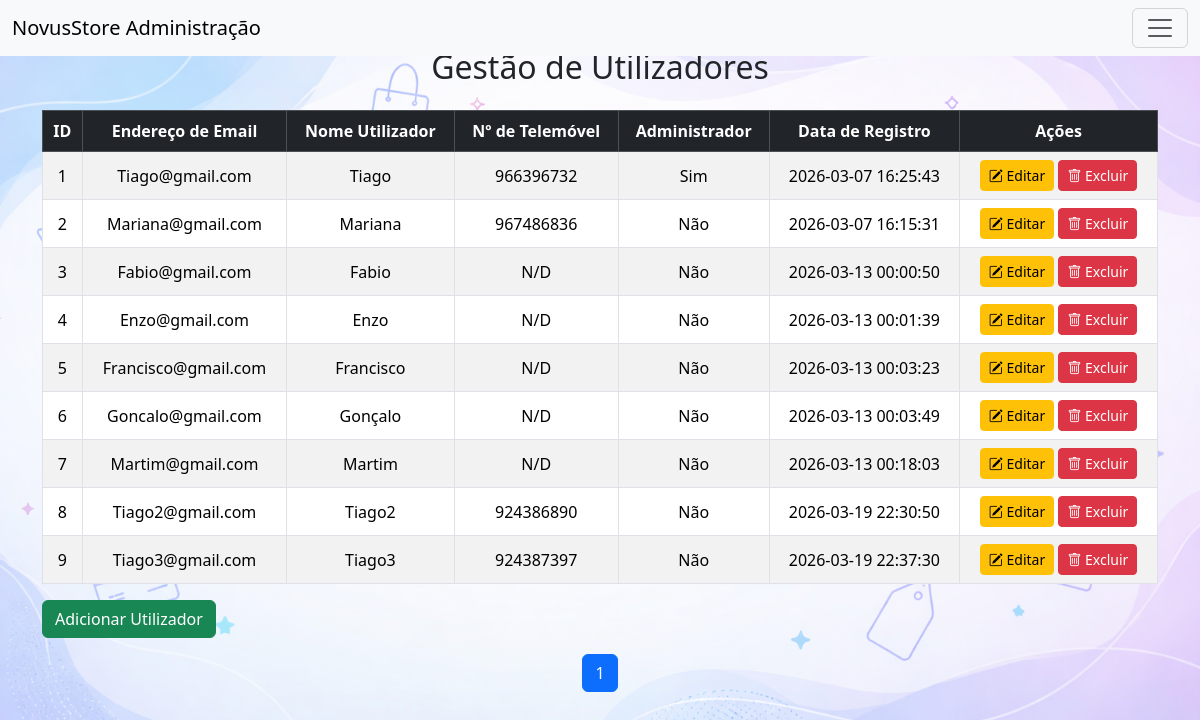
/Admin/UserManagement/users_management.php (signed in), run on the app's committed database.
### tables this page shows
CREATE TABLE `users` (
  `ID` int(11) NOT NULL,
  `Email` varchar(150) NOT NULL,
  `Username` varchar(100) NOT NULL,
  `Phone_number` varchar(9) DEFAULT NULL,
  `Password` varchar(255) NOT NULL,
  `Registered_Date` datetime DEFAULT current_timestamp(),
  `Is_Admin` tinyint(1) DEFAULT 0,
  `Balance` decimal(10,2) NOT NULL DEFAULT 0.00
);

### Admin/UserManagement/users_management.php (the view, shortened to what this page needs)
<?php
  include '../../Connection/connection.php';
	$limit = 10;
	$page = isset($_GET['page']) ? intval($_GET['page']) : 1;
	$offset = ($page - 1) * $limit;
	$count_sql = "SELECT COUNT(*) AS total FROM users";
	$count_result = $connection->query($count_sql);
	$count_row = $count_result->fetch_assoc();
	$total_users = $count_row['total'];
	$total_pages = ceil($total_users / $limit);
	$sql = "SELECT * FROM users ORDER BY ID LIMIT $limit OFFSET $offset";
	$result = $connection->query($sql);
?>
<!DOCTYPE html>
<html lang="en">
<head>
  <link href="https://cdn.jsdelivr.net/npm/bootstrap@5.3.8/dist/css/bootstrap.min.css" rel="stylesheet">    <link href="https://cdn.jsdelivr.net/npm/bootstrap-icons@1.10.5/font/bootstrap-icons.css" rel="stylesheet">	<link rel="icon" type="image/x-icon" href="../../Images/logoo.png">
</head>
<body>
  <nav class="navbar bg-body-tertiary fixed-top">
		<div class="container-fluid">
			<a class="navbar-brand" href="#">NovusStore Administração</a>
			<button class="navbar-toggler" type="button" data-bs-toggle="offcanvas" data-bs-target="#offcanvasNavbar" aria-controls="offcanvasNavbar" aria-label="Toggle navigation">
				<span class="navbar-toggler-icon"></span>
			</button>
		</div>
	</nav>
	<main class="container my-5">
    <h2 class="mb-4 text-center">Gestão de Utilizadores</h2>
    <div class="table-responsive">
			<table class="table table-striped table-bordered align-middle">
				<thead class="table-dark text-center">
					<tr>
						<th>ID</th>
						<th>Endereço de Email</th>
						<th>Nome Utilizador</th>
						<th>Nº de Telemóvel</th>
						<th>Administrador</th>
						<th>Data de Registro</th>
						<th>Ações</th>
					</tr>
				</thead>
				<tbody>
					<?php if ($result->num_rows > 0): ?>
						<?php while ($user = $result->fetch_assoc()): ?>
							<tr>
								<td class="text-center"><?= htmlspecialchars($user['ID']) ?></td>
								<td class="text-center"><?= htmlspecialchars($user['Email']) ?></td>
								<td class="text-center"><?= htmlspecialchars($user['Username']) ?></td>
								<td class="text-center"><?= htmlspecialchars($user['Phone_number'] ?? 'N/D') ?></td>
								<td class="text-center"><?= $user['Is_Admin'] ? 'Sim' : 'Não' ?></td>
								<td class="text-center"><?= htmlspecialchars($user['Registered_Date']) ?></td>
								<td class="text-center">
									<a href="edit_user.php?id=<?php echo $user['ID']; ?>" class="btn btn-warning btn-sm"><i class="bi bi-pencil-square"></i> Editar</a>
									<a href="delete_user.php?id=<?php echo $user['ID']; ?>" class="btn btn-danger btn-sm" onclick="return confirm('Tens a certeza que queres excluir este utilizador?');"><i class="bi bi-trash"></i> Excluir</a>
								</td>
							</tr>
						<?php endwhile; ?>
					<?php else: ?>
						<tr>
							<td colspan="7" class="text-center">Utilizadores não encontrados.</td>
						</tr>
					<?php endif; ?>
				</tbody>
			</table>
    </div>
		<a href="add_user.php" class="btn btn-success mb-3">Adicionar Utilizador</a>
		<nav>
			<ul class="pagination justify-content-center">
				<?php for ($i = 1; $i <= $total_pages; $i++): ?>
					<li class="page-item <?= ($i == $page) ? 'active' : '' ?>">
						<a class="page-link" href="?page=<?= $i ?>"><?= $i ?></a>
					</li>
				<?php endfor; ?>
			</ul>
		</nav>
</main>
</body>
</html>

### Admin/UserManagement/users_management.php (style rules this page uses)
body { background: url('../../Images/main_bg.png') no-repeat center center fixed; background-size: cover; }

### data on the page
users: ID "1", Email "Tiago@gmail.com", Username "Tiago", Phone_number "966396732", Is_Admin "Sim", Registered_Date "2026-03-07 16:25:43"
users: ID "2", Email "Mariana@gmail.com", Username "Mariana", Phone_number "967486836", Is_Admin "Não", Registered_Date "2026-03-07 16:15:31"
users: ID "3", Email "Fabio@gmail.com", Username "Fabio", Phone_number "N/D", Is_Admin "Não", Registered_Date "2026-03-13 00:00:50"
users: ID "4", Email "Enzo@gmail.com", Username "Enzo", Phone_number "N/D", Is_Admin "Não", Registered_Date "2026-03-13 00:01:39"
users: ID "5", Email "Francisco@gmail.com", Username "Francisco", Phone_number "N/D", Is_Admin "Não", Registered_Date "2026-03-13 00:03:23"
users: ID "6", Email "Goncalo@gmail.com", Username "Gonçalo", Phone_number "N/D", Is_Admin "Não", Registered_Date "2026-03-13 00:03:49"
users: ID "7", Email "Martim@gmail.com", Username "Martim", Phone_number "N/D", Is_Admin "Não", Registered_Date "2026-03-13 00:18:03"
users: ID "8", Email "Tiago2@gmail.com", Username "Tiago2", Phone_number "924386890", Is_Admin "Não", Registered_Date "2026-03-19 22:30:50"
users: ID "9", Email "Tiago3@gmail.com", Username "Tiago3", Phone_number "924387397", Is_Admin "Não", Registered_Date "2026-03-19 22:37:30"
